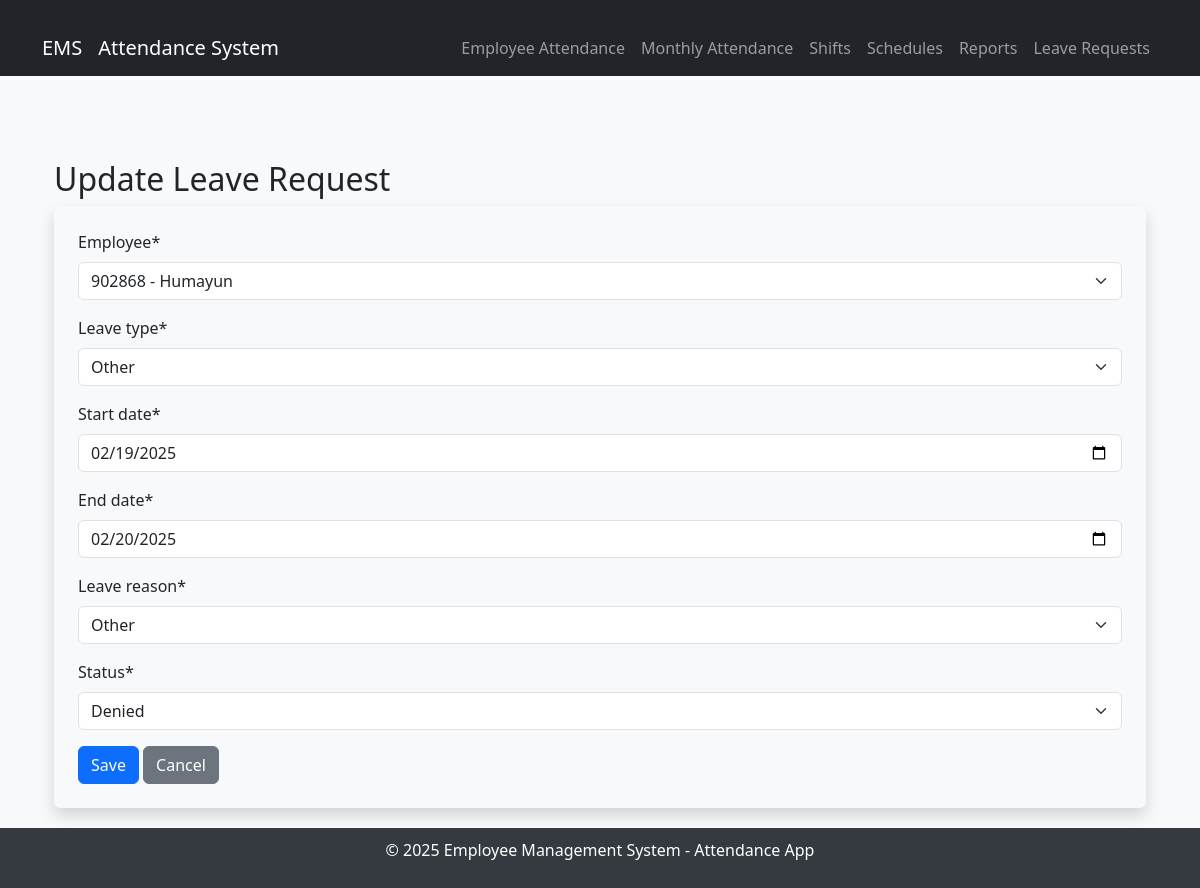
The app's page /attendance/leaves/edit/1/ with its own data.
### employees/models.py (models this page shows)
class Employee(models.Model):
    user = models.OneToOneField(User, on_delete=models.CASCADE, null=True, blank=True)
    employee_id = models.CharField(max_length=20)
    name = models.CharField(max_length=255)
    join_date = models.DateField()
    date_of_birth = models.DateField()
    floor = models.ForeignKey(Floor, on_delete=models.SET_NULL, null=True)
    department = models.ForeignKey(Department, on_delete=models.SET_NULL, null=True)
    position = models.ForeignKey(Position, on_delete=models.SET_NULL, null=True)
    salary = models.ForeignKey(Salary, on_delete=models.SET_NULL, null=True)
    def __str__(self):
        return f"{self.employee_id} - {self.name}"

### attendance/models.py (models this page shows, shortened)
class LeaveRequest(models.Model):
   LEAVE_TYPES =[
        ("Sick", "Sick Leave"),
        ("Vacation", "Vacation Leave"),
        ("Emergency", "Emergency Leave"),
        ("Maternity", "Maternity Leave"),
        ("Paternity", "Paternity Leave"),
        ("Family", "Family Leave"),
        ("Other", "Other"),
   ]
   LEAVE_REASON = [
        ("Sick Leave", "Physical Problem"),
        ("Vacation Leave", "Family Holiday"),
        ("Emergency Leave", "Medical Emergency"),
        ("Maternity Leave", "Maternity Leave"),
        ("Paternity Leave", "Paternity Leave"),
        ("Family Leave", "Family Leave"),
        ("Other", "Other"),
    ]
   STATUS = [
        ("Pending", "Pending"),
        ("Approved", "Approved"),
        ("Denied", "Denied"),
        ("Cancelled", "Cancelled"),
        ("Completed", "Completed"),
   ]
   employee = models.ForeignKey(Employee, on_delete=models.CASCADE)
   leave_type = models.CharField(max_length=10, choices=LEAVE_TYPES)
   start_date = models.DateField()
   end_date = models.DateField()
   leave_reason = models.CharField(max_length=100, choices=LEAVE_REASON)
   status = models.CharField(max_length=10, choices=STATUS)
   created_at = models.DateTimeField(auto_now_add=True)

### attendance/views.py (the view)
# urls.py: path('leaves/edit/<int:pk>/', LeaveRequestUpdateView.as_view(), name='leave_edit'),
class LeaveRequestUpdateView(UpdateView):
    model = LeaveRequest
    form_class = LeaveRequestForm
    template_name = 'attendance/leave_report/leave_form.html'
    success_url = reverse_lazy('leave_list')

### attendance/forms.py
class LeaveRequestForm(forms.ModelForm):
    class Meta:
        model = LeaveRequest
        fields = '__all__'
        widgets = {
            'start_date': forms.DateInput(attrs={
                'type': 'date',
                'class': 'form-control',
                'placeholder': 'YYYY-MM-DD'  # Placeholder added
            }),
            'end_date': forms.DateInput(attrs={
                'type': 'date',
                'class': 'form-control',
                'placeholder': 'YYYY-MM-DD'  # Placeholder added
            }),
        }
    def __init__(self, *args, **kwargs):
        super().__init__(*args, **kwargs)
        self.helper = FormHelper()
        self.helper.form_method = 'post'
        self.helper.add_input(Submit('submit', 'Submit Leave Request'))

### attendance/templates/attendance/leave_report/leave_form.html (shortened to what this page needs)
{% extends "attendance/base.html" %}
{% load crispy_forms_tags %}
{% block content %}
<div class="container mt-4">
    <h2>{% if form.instance.pk %} Update Leave Request {% else %} Update Leave Request {% endif %}</h2>
    <form method="post" class="p-4 shadow bg-light rounded">
        {{ form|crispy }}
        <button type="submit" class="btn btn-primary">Save</button>
        <a href="{% url 'leave_list' %}" class="btn btn-secondary">Cancel</a>
    </form>
</div>
{% endblock %}

### attendance/templates/attendance/base.html (style rules this page uses)
body { background-color: #f8f9fa; }
.container { padding-top: 20px; }

### records on screen
Employee: employee "902868 - Humayun"
LeaveRequest: leave_type "Other", start_date "02/19/2025", end_date "02/20/2025", leave_reason "Other", status "Denied"
